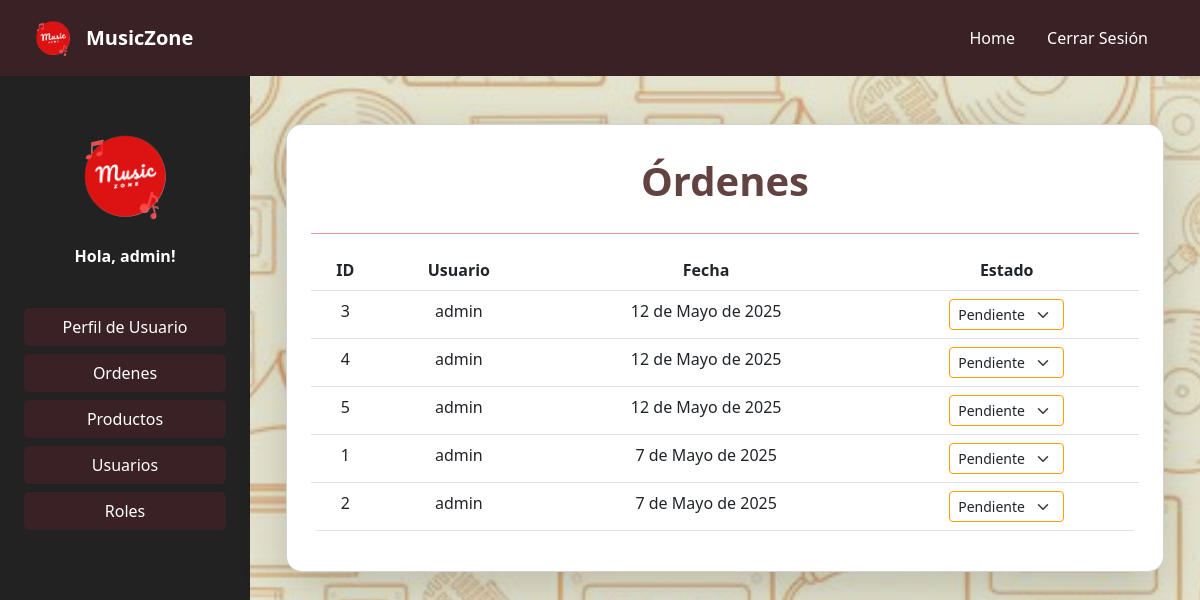
The app's page /ventas/ordenes/ (signed in), older data.
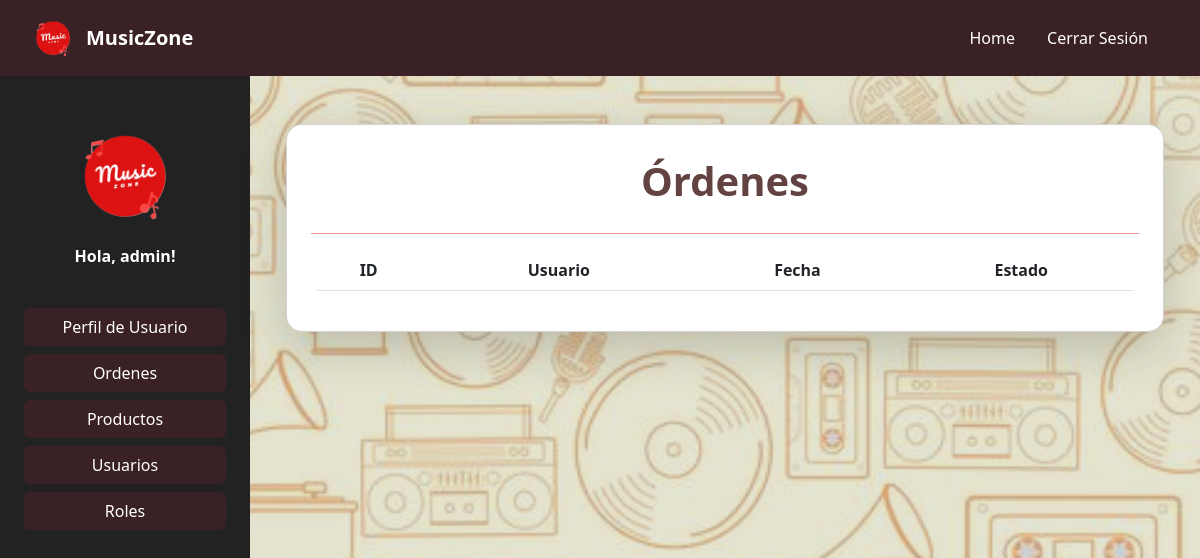
The same page, newer data.
### Sales/models.py (models this page shows, shortened)
class Order(models.Model):
    class Status(models.TextChoices):
        PENDIENTE = 'pendiente', 'Pendiente'
        ENVIADA = 'enviado', 'Enviado'
        ENTREGADA = 'entregado', 'Entregado'
        RECIBIDO = 'recibido', 'Recibido'
    sale = models.ForeignKey(Sale, on_delete=models.CASCADE, verbose_name="Venta")
    status = models.CharField(max_length=10, choices=Status.choices, default=Status.PENDIENTE, verbose_name="Estado")
    order_date = models.DateField(verbose_name="Fecha de Pedido")

class Sale(models.Model):
    user = models.ForeignKey(User, on_delete=models.CASCADE, verbose_name="Usuario")
    total_price = models.IntegerField(verbose_name="Precio Total")
    date = models.DateField(verbose_name="Fecha")

### Users/models.py (models this page shows, shortened)
class User(AbstractUser):
    name = models.CharField(max_length=100, verbose_name='Nombre')
    last_name = models.CharField(max_length=100, verbose_name='Apellido')
    username = models.CharField(max_length=100, unique=True, verbose_name='Nombre de usuario')
    email = models.EmailField(unique=True, verbose_name='Correo electrónico')
    role = models.ForeignKey(Role, on_delete=models.CASCADE, verbose_name='Rol', null=True, blank=True)
    EMAIL_FIELD = 'email'
    USERNAME_FIELD = 'username'
    REQUIRED_FIELDS = ['email', 'name', 'last_name']

### Sales/views.py (the view)
# urls.py: path("ordenes/", views.order_list, name="order_list"),
@login_required
def order_list(request):
    if request.user.is_staff:
        orders = Order.objects.select_related('sale', 'sale__user').all().order_by('-order_date')
    else:
        orders = Order.objects.filter(sale__user=request.user).order_by('-order_date')
    return render(request, 'order_list.html', {'orders': orders})

### Sales/templates/order_list.html (shortened to what this page needs)
{% extends 'base.html' %}
{% load static %}
{% block content %}
<div class="container py-4">
    <div class="card shadow-lg rounded-4 p-4" style="background-color:white;">
        <h1 class="text-center fw-bold mt-2 mb-4" style="color: #634242">Órdenes</h1>
        <hr class="border-1 opacity-75 mt-1 mb-3" style="color: rgb(230, 120, 120);">
        <div class="table-responsive">
            <table class="table table-hover rounded-3 overflow-hidden">
                <thead class="text-white">
                    <tr class="text-center">
                        {% if user.is_staff%}<th>ID</th>{% endif %}
                        <th>Usuario</th>
                        <th>Fecha</th>
                        <th>Estado</th>
                    </tr>
                </thead>
                <tbody>
                    {% for order in orders %}
                    <tr>
                        {% if user.is_staff %}<td class="text-center">{{ order.id }}</td>{% endif %}
                        <td class="text-center">{{ order.sale.user.username }}</td>
                        <td class="text-center">{{ order.order_date }}</td>
                        <td class="text-center">
                            {% if request.user.is_staff %}
                            <form action="{% url 'sales:toggle_order_status' order.id %}" method="post" class="d-inline">
                                <select name="new_status" class="form-select form-select-sm w-auto d-inline" style="border-color: #ff9f00;" onchange="this.form.submit()">
                                    <option value="pendiente" {% if order.status == 'pendiente' %}selected{% endif %}>Pendiente</option>
                                </select>
                            </form>
                            {% else %}
                            <span class="text-muted">No permitido</span>
                            {% endif %}
                        </td>
                    </tr>
                    {% endfor %}
                </tbody>
            </table>
        </div>
    </div>
</div>
{% endblock %}

Row changes from the older to the newer data that the page shows:
removed Order: id "3", sale.user.username "admin", order_date "12 de Mayo de 2025"
removed Order: id "4", sale.user.username "admin", order_date "12 de Mayo de 2025", new_status "Pendiente"
removed Order: id "5", sale.user.username "admin", order_date "12 de Mayo de 2025", new_status "Pendiente"
removed Order: id "1", sale.user.username "admin", order_date "7 de Mayo de 2025"
removed Order: id "2", sale.user.username "admin", order_date "7 de Mayo de 2025"
